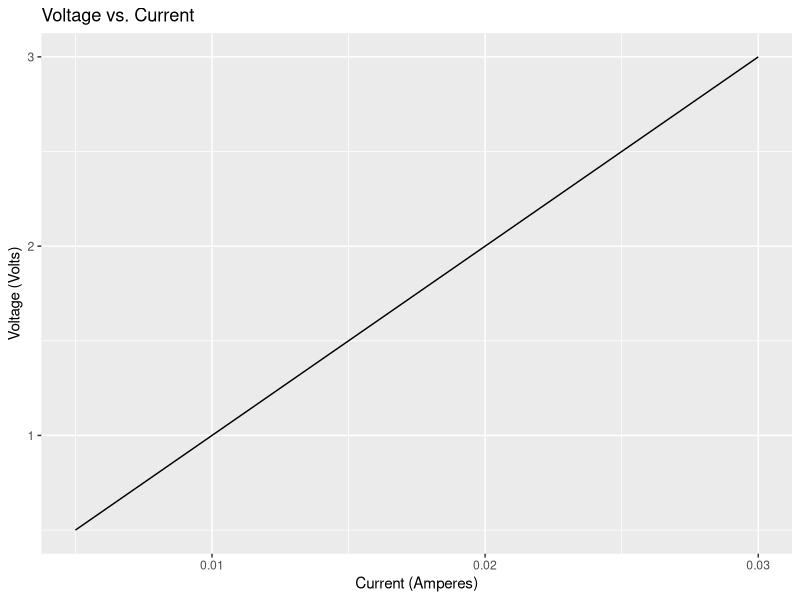

Recreate this plot in R.
## ---- chunk 1
# Creating my dataframe

# For this dataframe we will make a table with six voltage values and six current values. The dataframe will have a V column and an I column, and six rows.


library(dplyr) # Load the dplyr library to use the tibble function.
V_vs_I <- # Assigns what is calculated by the tibble function to our dataframe, V_vs_I.
  tibble( # Calls the tibble function
    y_axis_V = seq(0.5, 3, by = 0.5), # creates y_axis_V column that contains V values. seq creates a sequence of six numbers that starts with 0.5 and ends with 3, with an increment of 0.5 from each number. So, 0.5, 1.0, 1.5...
    x_axis_I = seq(0.005, 0.030, by = 0.005) # creates x_axis_I column that contains I values. seq creates a sequence of six numbers that starts with 0.005 and ends with 0.030, with an increment of 0.005 from each number. So, 0.005, 0.010, 0.015...
  ) 


# Checking my dataframe is correct

V_vs_I # Prints V_vs_I dataframe


# Graphing Voltage vs. Current

library(ggplot2) # Loads ggplot2 library which allows us to use the ggplot function, which creates graphs. 
line_graph <- V_vs_I %>% # Stores our graph into line_graph and forwards V_vs_I values to ggplot function
  ggplot() + aes(x = x_axis_I, y = y_axis_V) + geom_line() + labs(title="Voltage vs. Current",
        x ="Current (Amperes)", y = "Voltage (Volts)")# Calls ggplot function, establishes values to be used for x axis and y axis, establishes that you want a line plot, and defines the graph's labels. If you wrote geom_point() you would get a scatter plot.

print (line_graph)
## ---- chunk 2

V_vs_I$R <- V_vs_I$y_axis_V/V_vs_I$x_axis_I # V_vs_I$R creates a new column titled R. <- assigns what is calculated on the right besides it to V_vs_I$R. V_vs_I$y_axis_V/V_vs_I$x_axis_I calls the y_axis_V column values of our dataframe and divides them by the x_axis_I values of our dataframe.

## ---- chunk 3
V_vs_I # Prints the V_vs_I dataframe where R shows the calculated resistance
